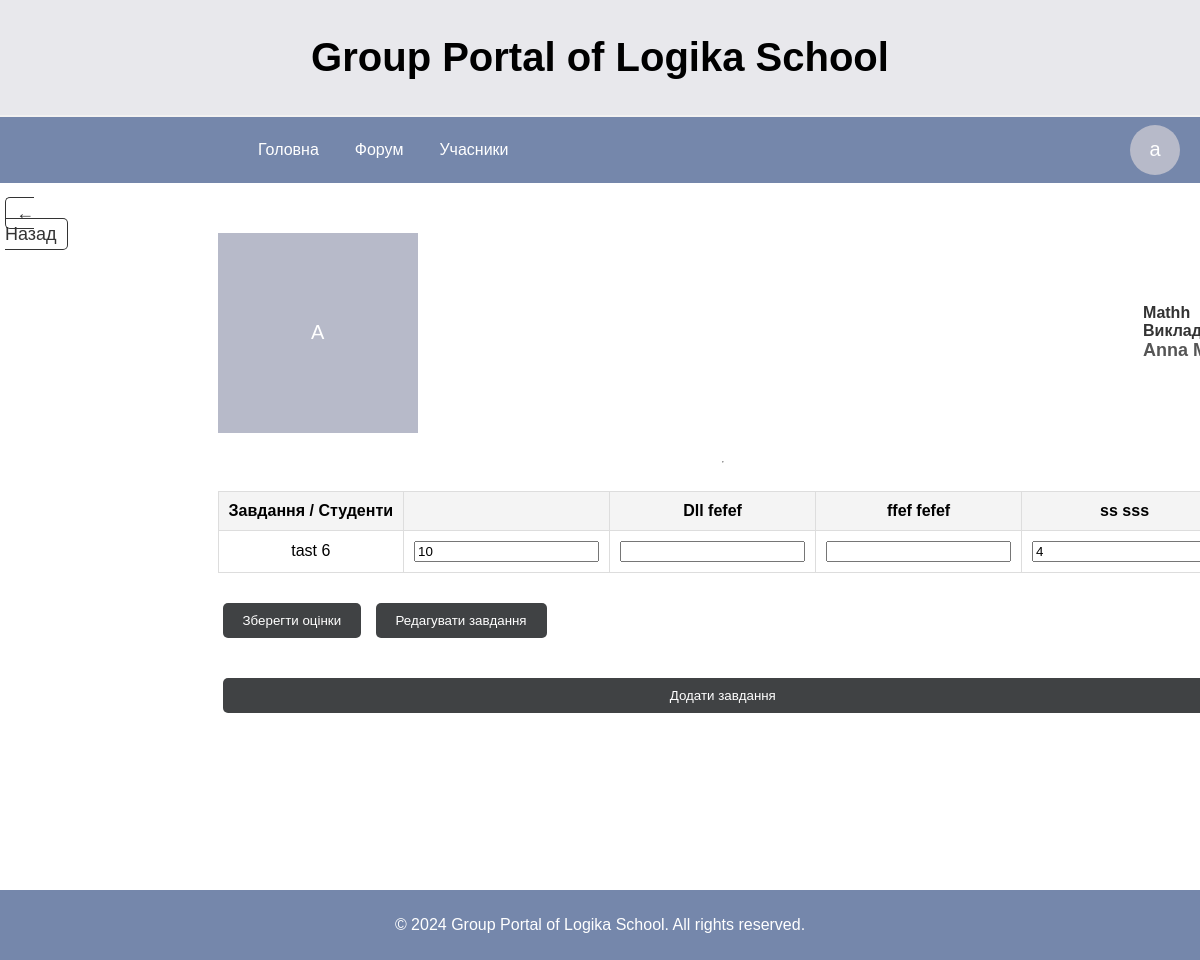
The app's page /diary/subjects/1/grades/ (signed in) with its own data.
### portal/models.py (models this page shows, shortened)
class Subject(models.Model):
    name = models.CharField(max_length=100)
    teacher = models.ForeignKey(
        User,
        on_delete=models.CASCADE,
        limit_choices_to={'profile_type__user_type': 'teacher'},
        related_name='subjects'
    )

class Assignment(models.Model):
    subject = models.ForeignKey(Subject, on_delete=models.CASCADE, related_name='assignments')
    title = models.CharField(max_length=100)
    due_date = models.DateField()

class Grade(models.Model):
    assignment = models.ForeignKey(Assignment, on_delete=models.CASCADE, related_name='grades')
    student = models.ForeignKey(
        User,
        on_delete=models.CASCADE,
        limit_choices_to={'profile_type__user_type': 'student'}
    )
    grade = models.IntegerField()
    class Meta:
        unique_together = ('assignment', 'student')

### portal/views.py (the view, shortened to what this page needs)
# urls.py: path('diary/subjects/<int:pk>/grades/', views.SubjectGradesView.as_view(), name='subject_grades'),
class SubjectGradesView(LoginRequiredMixin, View):
    def get(self, request, pk):
        subject = get_object_or_404(Subject, pk=pk)
        assignments = subject.assignments.all()
        students = User.objects.filter(profile_type__user_type='student')
        grades = Grade.objects.filter(assignment__subject=subject)
        assignment_form = AssignmentForm()
        return render(request, 'portal/diary/subject_grades.html', {
            'subject': subject,
            'assignments': assignments,
            'students': students,
            'grades': grades,
            'assignment_form': assignment_form,
        })

### portal/forms.py
class AssignmentForm(forms.ModelForm):
    class Meta:
        model = Assignment
        fields = ['title', 'due_date']
        widgets = {
            'due_date': forms.DateInput(attrs={'type': 'date'}),
        }

### portal/context_processors.py (called while the page is built)
def profile_photo_context(request):
    profile_photo = None
    if request.user.is_authenticated:
        profile_photo = ProfilePhoto.objects.filter(user=request.user).first()
    return {'profile_photo': profile_photo}

### templates/portal/diary/subject_grades.html (shortened to what this page needs)
{% extends 'base.html' %}
{% load static %}
{% load has_permission %}
{% block content %}
<link rel="stylesheet" href="{% static 'subject_grades_list.css' %}">
<div class="header-container">
        <a href="{% url 'subject_list' %}" class="back-btn">&#8592; Назад</a>
</div>
<div class="main-container">
    <div class="subject-info-container">
        <div class="initials-container">
            {% if subject.teacher.profile_photo %}
                <img src="{{ subject.teacher.profile_photo.photo.url }}" alt="Teacher Photo" class="profile-photo-pr">
            {% else %}
                <div class="user-icon-profile"style="background-color: {{ user.profile_color.color|default:'#cccccc' }};">
                    {% if user.first_name and user.last_name %}
                            {{ subject.teacher.first_name|slice:":1" }}{{ subject.teacher.last_name|slice:":1" }}
                        {% else %}
                            {{ subject.teacher.username|slice:":1" }}
                        {% endif %}
                </div>
            {% endif %}
        </div>
        <div class="teacher-info">
            <h2 class="subject-name">{{ subject.name }}</h2>
            <h3> Викладач </h3>
            <h4>{{ subject.teacher.get_full_name }}</h4>
        </div>
    </div>
    <hr class="subject-divider">
    <div class="grades-table">
        <table border="1">
            <thead>
                <tr>
                    <th>Завдання / Студенти</th>
                    {% for student in students %}
                        <th>{{ student.get_full_name }}</th>
                    {% endfor %}
                </tr>
            </thead>
            <tbody>
                {% for assignment in assignments %}
                    <tr>
                        <td>
                            <span class="assignment-title" data-assignment-id="{{ assignment.id }}">{{ assignment.title }}</span>
                        </td>
                        {% for student in students %}
                            <td>
                                <input
                                    type="number"
                                    data-assignment-id="{{ assignment.id }}"
                                    data-student-id="{{ student.id }}"
                                    value="{% for grade in grades %}{% if grade.assignment.id == assignment.id and grade.student.id == student.id %}{{ grade.grade }}{% endif %}{% endfor %}"
                                    class="grade-input">
                            </td>
                        {% endfor %}
                    </tr>
                {% endfor %}
            </tbody>
        </table>
        <button id="save-grades">Зберегти оцінки</button>
        <button id="edit-assignments">Редагувати завдання</button>
    </div>
    <button id="show-form-btn">Додати завдання</button>
</div>
{% endblock %}

### templates/base.html (shortened to what this page needs)
<!DOCTYPE html>
<html lang="en">
<head>
    {% load static %}
    <link rel="stylesheet" href="{% static 'base.css' %}">
</head>
<body>
    <div class="wrapper">
    <header>
            <div class="header-title">
                <h1 class="site-title">Group Portal of Logika School</h1>
            </div>
            <div class="header-links">
                <nav >
                    <a href="{% url 'main'%}">Головна</a>
                    <a href="{% url 'category_list'%}">Форум</a>
                    <a href="{% url 'user_list'%}">Учасники</a>
                </nav>
                <div class="user-menu">
                    {% if profile_photo %}
                        <img src="{{ profile_photo.photo.url }}" alt="Profile Photo" class="profile-photo" style="width: 50px; /* Ширина квадрата */
                        height: 50px; /* Висота квадрата */
                        object-fit: cover; /* Масштабування, щоб повністю заповнити квадрат */
                        border-radius:  50%;; /* Така ж закругленість, як у .user-icon */">
                    {% else %}
                        <div class="user-icon" style="background-color: {{ user.profile_color.color|default:'#cccccc' }};
                                                    color: #fff;
                                                    display: flex;
                                                    justify-content: center;
                                                    align-items: center;
                                                    font-size: 20px;
                                                    width: 50px;
                                                    height: 50px;
                                                    border-radius: 50%;">
                            {% if user.first_name and user.last_name %}
                                {{ user.first_name|slice:":1" }}{{ user.last_name|slice:":1" }}
                            {% else %}
                                {{ user.username|slice:":1" }}
                            {% endif %}
                        </div>
                    {% endif %}
                </div>
            </div>
    </header>
    <main >
        {% block content %}
        {% endblock %}
    </main>
    <footer>
        <p>&copy; 2024 Group Portal of Logika School. All rights reserved.</p>
    </footer>
</div>
</body>
</html>

### static/base.css (style rules this page uses)
body, html { margin: 0; padding: 0; font-family: Arial, sans-serif; height: 100%; display: flex; flex-direction: column; }
.wrapper { display: flex; flex-direction: column; min-height: 120vh; }
header { background-color: rgb(66, 71, 103); color: #fff; text-align: center; }
.site-title { color: black; }
.header-title { background-color: rgba(255, 255, 255, 0.877); padding: 8px; font-size: 20px; position: sticky; top: 0; z-index: 10; border-bottom: 2px solid #f2f1f1; }
.header-links { background-color: rgb(117, 135, 171) ; padding: 8px 0; display: flex; align-items: center; }
.header-links nav { display: flex; gap: 20px; justify-content: center; margin-left: 250px; }
.header-links nav a { color: #fff; text-decoration: none; padding: 8px; }
.user-menu { color: #fff; text-decoration: none; padding-right: 10px; margin-right: 10px; margin-left: auto; text-decoration: none; cursor: pointer; position: relative; }
main { flex: 1; display: flex; background-color: #fff; margin: 0; }
footer { background-color: rgb(117, 135, 171); color: #fff; text-align: center; padding: 10px 0; }

### static/subject_grades_list.css (style rules this page uses)
.main-container { display: flex; flex-direction: column; gap: 20px; margin-top: 50px; }
.header-container { margin-top: 20px; margin-right: 150px; margin-left: 5px; }
.subject-info-container { display: flex; justify-content: space-between; align-items: center; }
.initials-container { display: flex; justify-content: center; align-items: center; }
.profile-photo-pr, .user-icon-profile { width: 200px; height: 200px; }
.user-icon-profile { display: flex; align-items: center; justify-content: center; font-size: 20px; color: white; }
.teacher-info h2 { margin: 0; font-size: 16px; color: #333; }
.teacher-info h3 { margin: 0; font-size: 16px; color: #333; }
.teacher-info h4 { margin: 0; font-size: 18px; color: #555; }
.grades-table { overflow-x: auto; -webkit-overflow-scrolling: touch; width: 100%; }
.grades-table table { width: max-content; border-collapse: collapse; margin-bottom: 20px; }
.grades-table th, .grades-table td { padding: 10px; border: 1px solid #ddd; text-align: center; }
.grades-table th { background-color: #f4f4f4; font-weight: bold; }
button { padding: 10px 20px; margin: 10px 5px; background-color: #404244; color: white; border: none; border-radius: 5px; cursor: pointer; transition: background-color 0.3s ease; }
.back-btn { text-decoration: none; color: #333; font-size: 18px; padding: 5px 10px; border: 1px solid #333; border-radius: 5px; transition: background-color 0.3s ease, color 0.3s ease; }

### records on screen
Subject: teacher.username "A", name "Mathh", teacher.get_full_name "Anna…"
Assignment: title "tast 6"
Grade: grade "10"
Grade: grade "4"

### other values on screen
{{ user.username|slice:":1" }} "a"
{{ student.get_full_name }} "Dll fefef"
{{ student.get_full_name }} "ffef fefef"
{{ student.get_full_name }} "ss sss"
